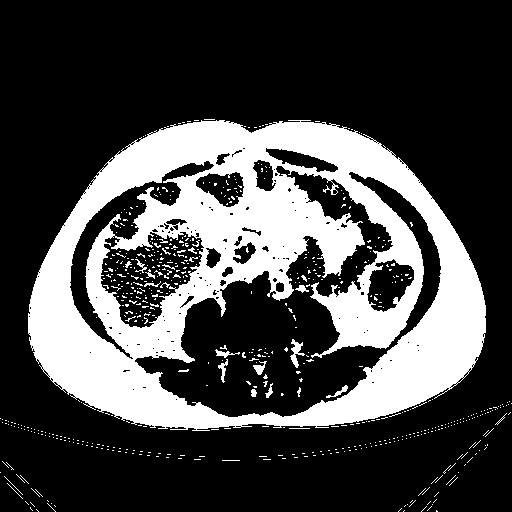
#> input picture Images/A.jpeg, 512 x 512 px, found by its file name
$ jupyter execute Area-simplified.ipynb   (shell and % lines are left out)
#> lines starting #> are read from the running program, lines starting #| are printed output that depends on the picture; long printed decimals are rounded
[cell 1]
import cv2
import numpy as np
import math
import matplotlib.pyplot as plt

[cell 2]
def line_iter(start, end):
    x0, y0 = start
    x1, y1 = end
    dx = abs(x1 - x0)
    dy = abs(y1 - y0)
    sx = 1 if x0 < x1 else -1
    sy = 1 if y0 < y1 else -1
    err = dx - dy
    while True:
        yield (x0, y0)
        if x0 == x1 and y0 == y1:
            break
        e2 = 2 * err
        if e2 > -dy:
            err -= dy
            x0 += sx
        if e2 < dx:
            err += dx
            y0 += sy


def find_last_point(img, start, end):
    last_black_point = None
    last_white_point = None
    answer=None
    for x, y in line_iter(start, end):
        if 0 <= x < img.shape[1] and 0 <= y < img.shape[0]:
            if img[y, x] == 0:
                last_black_point = (x, y)
            elif last_black_point and img[y, x] != 0:  # Check for a white point after the last black point
                answer=last_black_point

            if img[y,x] == 255:
                last_white_point = (x,y)
    return answer, last_white_point


def compute_areas(img):
    height, width = img.shape[:2]
    center= (int(width/2), int(height/2))
    subcut_area = 0
    for angle in np.arange(0, 360, granular_degree):
        theta = np.deg2rad(angle)
        end_x = int(center[0] + math.cos(theta) * width)
        end_y = int(center[1] + math.sin(theta) * height)
        bk,wh = find_last_point(img, center, (end_x, end_y))
        if bk and wh:
            subcut_area +=  0.5*((wh[0]-center[0])**2 +  (wh[1]-center[1])**2 - (bk[0]-center[0])**2 - (bk[1]-center[1])**2) * np.deg2rad(granular_degree)
    return subcut_area


def compute_white_area(img):
    total = 0
    for x in img:
        for y in x:
            if y==255:
                total+=1
    return total

[cell 3]
img_path = './Images/A.jpeg'
img = cv2.imread(img_path)
#> img is the input picture: shape (512, 512, 3); min 0, max 255, mean 70.7
granular_degree = 0.05

kernel = np.ones((3,3),np.uint8)
thresh = cv2.dilate(cv2.erode(img,kernel,iterations = 1),kernel,iterations = 1)
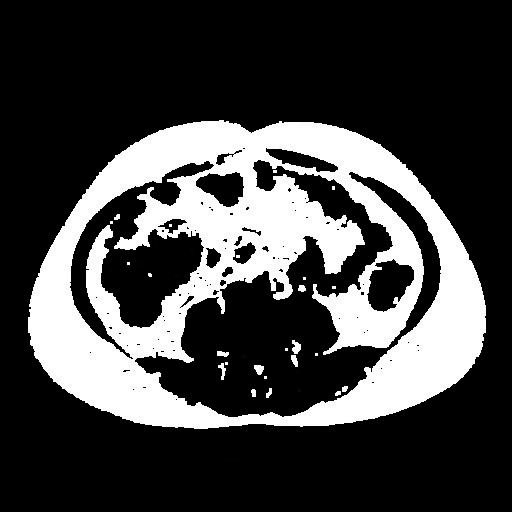
#> thresh: shape (512, 512, 3); min 0, max 255, mean 66.6
img = cv2.cvtColor(thresh, cv2.COLOR_BGR2GRAY)
#> img: shape (512, 512)

subcut_area = compute_areas(img)
#> the loop in compute_areas, `for angle in np.arange(0, 360, granular_degree):` made 7200 passes
#> (bk, wh, subcut_area) on passes 5 to 16: ((438, 256), (465, 256), 23.03), ((438, 257), (465, 257), 27.64), ((438, 257), (465, 257), 32.24), ((438, 257), (465, 257), 36.85), ((438, 257), (465, 257), 41.46), ((438, 257), (463, 258), 45.7), ((438, 257), (463, 258), 49.95), ((438, 257), (463, 258), 54.19), ((439, 258), (463, 258), 58.28), ((439, 258), (463, 258), 62.36), ((439, 258), (463, 258), 66.44), ((439, 258), (463, 258), 70.53)
#> subcut_area on passes 61 to 66: 287.8, 293.6, 299.3, 305.1, 310.8, 316.6
#> after the loop in compute_areas, `for angle in np.arange(0, 360, granular_degree):`: subcut_area = 33749.7
#> subcut_area = 33749.7
total_area=compute_white_area(img)
#> after the loop in compute_white_area, `for x in img:`: total = 43710
#> total_area = 43710

ratio = (total_area / subcut_area) - 1
#> ratio = 0.295
print("Ratio : ",ratio)
#| Ratio :  0.2951


$ run again, with Images/B.jpeg copied over Images/A.jpeg
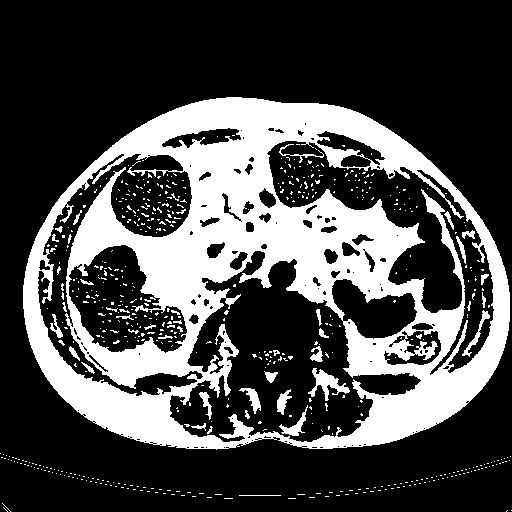
#> input picture Images/B.jpeg, 512 x 512 px, found by its file name
#> img is the input picture: shape (512, 512, 3); min 0, max 255, mean 74.1
#> `thresh = cv2.dilate(cv2.erode(img,kernel,iterations = 1),kernel,iterat..`:
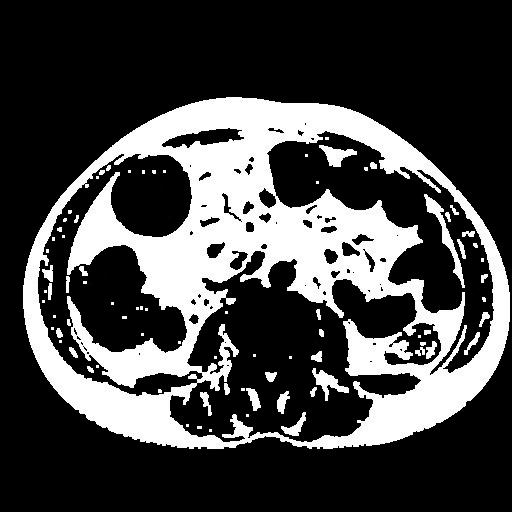
#> thresh: shape (512, 512, 3); min 0, max 255, mean 69.2
#> img: shape (512, 512)
#> the loop in compute_areas, `for angle in np.arange(0, 360, granular_degree):` made 7200 passes
#> (bk, wh, subcut_area) on passes 6 to 13: ((486, 257), (383, 256), -10.97), ((486, 257), (383, 256), -27.02), ((486, 257), (359, 257), -45.47), ((486, 257), (359, 257), -63.92), ((486, 258), (359, 257), -82.38), ((486, 258), (359, 257), -100.8), ((486, 258), (359, 257), -119.3), ((486, 258), (359, 257), -137.7)
#> after the loop in compute_areas, `for angle in np.arange(0, 360, granular_degree):`: subcut_area = 10663.1
#> after the loop in compute_white_area, `for x in img:`: total = 37975
#> ratio = 2.56
#| Ratio :  2.561

$ run again, with Images/C.jpeg copied over Images/A.jpeg
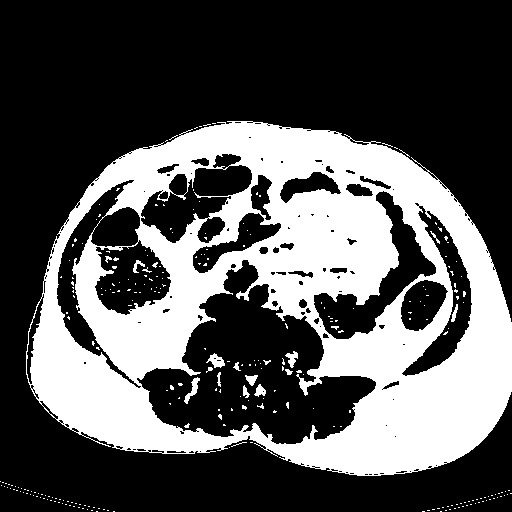
#> input picture Images/C.jpeg, 512 x 512 px, found by its file name
#> img is the input picture: shape (512, 512, 3); min 0, max 255, mean 85.8
#> `thresh = cv2.dilate(cv2.erode(img,kernel,iterations = 1),kernel,iterat..`:
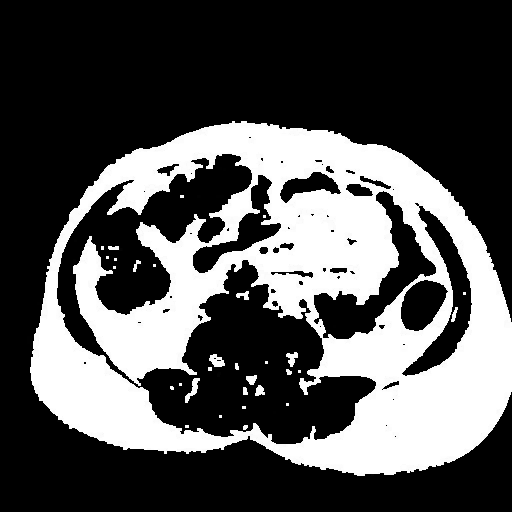
#> thresh: shape (512, 512, 3); min 0, max 255, mean 82.9
#> img: shape (512, 512)
#> the loop in compute_areas, `for angle in np.arange(0, 360, granular_degree):` made 7200 passes
#> (bk, wh, subcut_area) on passes 4 to 11: ((459, 256), (487, 256), 21.21), ((459, 256), (487, 256), 26.51), ((460, 257), (487, 257), 31.64), ((460, 257), (487, 257), 36.76), ((460, 257), (487, 257), 41.89), ((460, 257), (487, 257), 47.01), ((460, 258), (487, 258), 52.14), ((460, 258), (487, 258), 57.26)
#> after the loop in compute_areas, `for angle in np.arange(0, 360, granular_degree):`: subcut_area = 35144.7
#> after the loop in compute_white_area, `for x in img:`: total = 59668
#> ratio = 0.698
#| Ratio :  0.6978

$ run again, with Images/D.jpeg copied over Images/A.jpeg
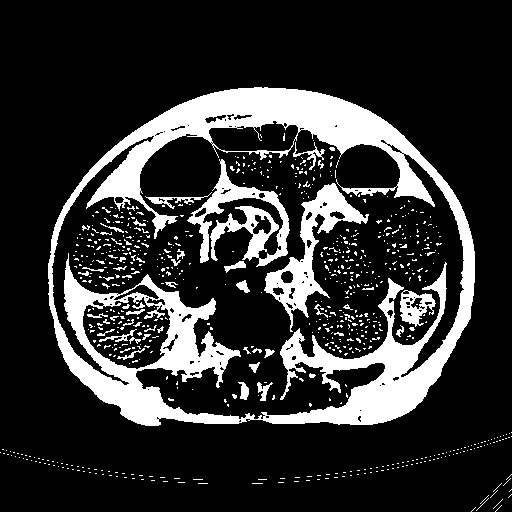
#> input picture Images/D.jpeg, 512 x 512 px, found by its file name
#> img is the input picture: shape (512, 512, 3); min 0, max 255, mean 48.5
#> `thresh = cv2.dilate(cv2.erode(img,kernel,iterations = 1),kernel,iterat..`:
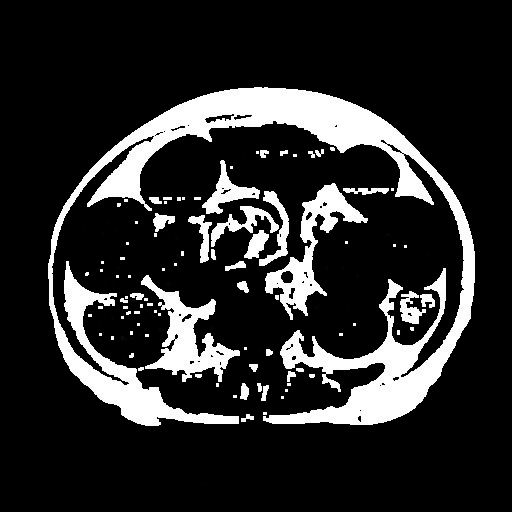
#> thresh: shape (512, 512, 3); min 0, max 255, mean 42.7
#> img: shape (512, 512)
#> the loop in compute_areas, `for angle in np.arange(0, 360, granular_degree):` made 7200 passes
#> (bk, wh, subcut_area) on passes 9 to 16: ((461, 257), (474, 257), 20.7), ((461, 258), (474, 258), 23.1), ((461, 258), (474, 258), 25.5), ((461, 258), (474, 258), 27.9), ((461, 258), (474, 258), 30.3), ((461, 258), (474, 258), 32.69), ((461, 258), (474, 259), 35.1), ((461, 258), (474, 259), 37.5)
#> after the loop in compute_areas, `for angle in np.arange(0, 360, granular_degree):`: subcut_area = -3399.3
#> after the loop in compute_white_area, `for x in img:`: total = 16929
#> ratio = -5.98
#| Ratio :  -5.980
